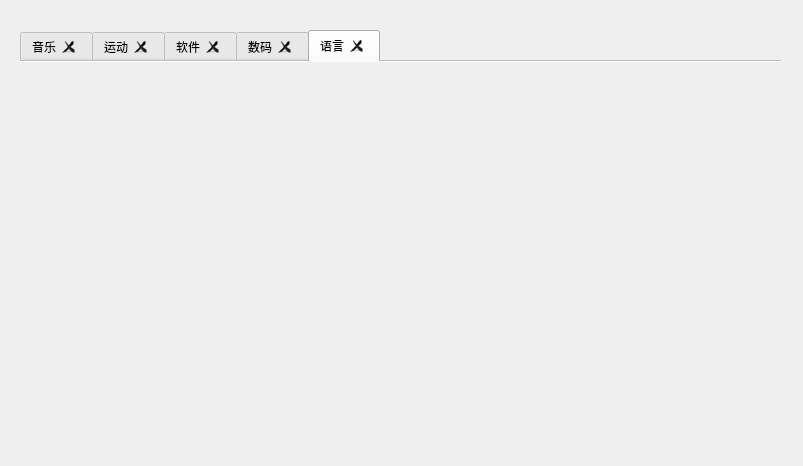
<?xml version="1.0" encoding="UTF-8"?>
<ui version="4.0">
 <class>Form</class>
 <widget class="QWidget" name="Form">
  <property name="geometry">
   <rect>
    <x>0</x>
    <y>0</y>
    <width>803</width>
    <height>466</height>
   </rect>
  </property>
  <property name="windowTitle">
   <string>Form</string>
  </property>
  <widget class="QTabWidget" name="tabWidget">
   <property name="geometry">
    <rect>
     <x>20</x>
     <y>30</y>
     <width>761</width>
     <height>411</height>
    </rect>
   </property>
   <property name="minimumSize">
    <size>
     <width>761</width>
     <height>411</height>
    </size>
   </property>
   <property name="currentIndex">
    <number>4</number>
   </property>
   <property name="documentMode">
    <bool>true</bool>
   </property>
   <property name="tabsClosable">
    <bool>true</bool>
   </property>
   <property name="movable">
    <bool>true</bool>
   </property>
   <property name="tabBarAutoHide">
    <bool>true</bool>
   </property>
   <widget class="QWidget" name="tab">
    <attribute name="icon">
     <iconset>
      <normaloff>../demo/3.jpg</normaloff>../demo/3.jpg</iconset>
    </attribute>
    <attribute name="title">
     <string>音乐</string>
    </attribute>
   </widget>
   <widget class="QWidget" name="tab_2">
    <attribute name="title">
     <string>运动</string>
    </attribute>
   </widget>
   <widget class="QWidget" name="tab_3">
    <attribute name="title">
     <string>软件</string>
    </attribute>
   </widget>
   <widget class="QWidget" name="tab_4">
    <attribute name="title">
     <string>数码</string>
    </attribute>
   </widget>
   <widget class="QWidget" name="tab_5">
    <attribute name="title">
     <string>语言</string>
    </attribute>
   </widget>
  </widget>
 </widget>
 <resources/>
 <connections/>
</ui>
